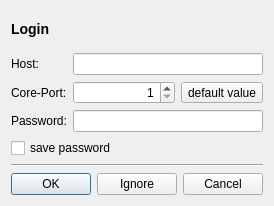
<ui version="4.0" >
 <class>LoginDialogBase</class>
 <widget class="QDialog" name="LoginDialogBase" >
  <property name="windowModality" >
   <enum>Qt::ApplicationModal</enum>
  </property>
  <property name="geometry" >
   <rect>
    <x>0</x>
    <y>0</y>
    <width>266</width>
    <height>206</height>
   </rect>
  </property>
  <property name="sizePolicy" >
   <sizepolicy vsizetype="Fixed" hsizetype="Fixed" >
    <horstretch>0</horstretch>
    <verstretch>0</verstretch>
   </sizepolicy>
  </property>
  <property name="windowTitle" >
   <string>Juicer Login</string>
  </property>
  <property name="modal" >
   <bool>true</bool>
  </property>
  <layout class="QVBoxLayout" name="verticalLayout" >
   <item>
    <widget class="QLabel" name="headerLabel" >
     <property name="text" >
      <string>&lt;h3>Login&lt;/h3></string>
     </property>
    </widget>
   </item>
   <item>
    <layout class="QFormLayout" name="formLayout" >
     <item row="0" column="0" >
      <widget class="QLabel" name="label" >
       <property name="sizePolicy" >
        <sizepolicy vsizetype="Preferred" hsizetype="Preferred" >
         <horstretch>2</horstretch>
         <verstretch>0</verstretch>
        </sizepolicy>
       </property>
       <property name="text" >
        <string>Host:</string>
       </property>
      </widget>
     </item>
     <item row="0" column="1" >
      <widget class="QLineEdit" name="hostEdit" >
       <property name="sizePolicy" >
        <sizepolicy vsizetype="Fixed" hsizetype="Expanding" >
         <horstretch>3</horstretch>
         <verstretch>0</verstretch>
        </sizepolicy>
       </property>
      </widget>
     </item>
     <item row="1" column="0" >
      <widget class="QLabel" name="label_2" >
       <property name="sizePolicy" >
        <sizepolicy vsizetype="Preferred" hsizetype="Preferred" >
         <horstretch>2</horstretch>
         <verstretch>0</verstretch>
        </sizepolicy>
       </property>
       <property name="text" >
        <string>Core-Port:</string>
       </property>
      </widget>
     </item>
     <item row="1" column="1" >
      <layout class="QHBoxLayout" name="horizontalLayout" >
       <item>
        <widget class="QSpinBox" name="portSpinBox" >
         <property name="sizePolicy" >
          <sizepolicy vsizetype="Fixed" hsizetype="Minimum" >
           <horstretch>3</horstretch>
           <verstretch>0</verstretch>
          </sizepolicy>
         </property>
         <property name="alignment" >
          <set>Qt::AlignRight</set>
         </property>
         <property name="minimum" >
          <number>1</number>
         </property>
         <property name="maximum" >
          <number>65535</number>
         </property>
        </widget>
       </item>
       <item>
        <widget class="QToolButton" name="resetPortButton" >
         <property name="toolTip" >
          <string>reset to default value</string>
         </property>
         <property name="text" >
          <string>default value</string>
         </property>
         <property name="icon" >
          <iconset resource="images.qrc" >
           <normaloff>:/small/undo.png</normaloff>:/small/undo.png</iconset>
         </property>
        </widget>
       </item>
      </layout>
     </item>
     <item row="2" column="0" >
      <widget class="QLabel" name="label_3" >
       <property name="sizePolicy" >
        <sizepolicy vsizetype="Preferred" hsizetype="Preferred" >
         <horstretch>2</horstretch>
         <verstretch>0</verstretch>
        </sizepolicy>
       </property>
       <property name="text" >
        <string>Password:</string>
       </property>
      </widget>
     </item>
     <item row="2" column="1" >
      <widget class="QLineEdit" name="passwordEdit" >
       <property name="sizePolicy" >
        <sizepolicy vsizetype="Fixed" hsizetype="Expanding" >
         <horstretch>3</horstretch>
         <verstretch>0</verstretch>
        </sizepolicy>
       </property>
       <property name="echoMode" >
        <enum>QLineEdit::Password</enum>
       </property>
      </widget>
     </item>
    </layout>
   </item>
   <item>
    <widget class="QCheckBox" name="savePasswordCheckBox" >
     <property name="layoutDirection" >
      <enum>Qt::LeftToRight</enum>
     </property>
     <property name="text" >
      <string>save password</string>
     </property>
    </widget>
   </item>
   <item>
    <widget class="Line" name="line" >
     <property name="orientation" >
      <enum>Qt::Horizontal</enum>
     </property>
    </widget>
   </item>
   <item>
    <widget class="QDialogButtonBox" name="buttonBox" >
     <property name="sizePolicy" >
      <sizepolicy vsizetype="Fixed" hsizetype="Expanding" >
       <horstretch>1</horstretch>
       <verstretch>1</verstretch>
      </sizepolicy>
     </property>
     <property name="orientation" >
      <enum>Qt::Horizontal</enum>
     </property>
     <property name="standardButtons" >
      <set>QDialogButtonBox::Cancel|QDialogButtonBox::Ignore|QDialogButtonBox::Ok</set>
     </property>
     <property name="centerButtons" >
      <bool>false</bool>
     </property>
    </widget>
   </item>
  </layout>
 </widget>
 <tabstops>
  <tabstop>passwordEdit</tabstop>
  <tabstop>savePasswordCheckBox</tabstop>
  <tabstop>buttonBox</tabstop>
  <tabstop>hostEdit</tabstop>
  <tabstop>portSpinBox</tabstop>
  <tabstop>resetPortButton</tabstop>
 </tabstops>
 <resources>
  <include location="images.qrc" />
 </resources>
 <connections>
  <connection>
   <sender>buttonBox</sender>
   <signal>accepted()</signal>
   <receiver>LoginDialogBase</receiver>
   <slot>accept()</slot>
   <hints>
    <hint type="sourcelabel" >
     <x>238</x>
     <y>183</y>
    </hint>
    <hint type="destinationlabel" >
     <x>157</x>
     <y>274</y>
    </hint>
   </hints>
  </connection>
  <connection>
   <sender>buttonBox</sender>
   <signal>rejected()</signal>
   <receiver>LoginDialogBase</receiver>
   <slot>reject()</slot>
   <hints>
    <hint type="sourcelabel" >
     <x>238</x>
     <y>183</y>
    </hint>
    <hint type="destinationlabel" >
     <x>286</x>
     <y>274</y>
    </hint>
   </hints>
  </connection>
 </connections>
</ui>
